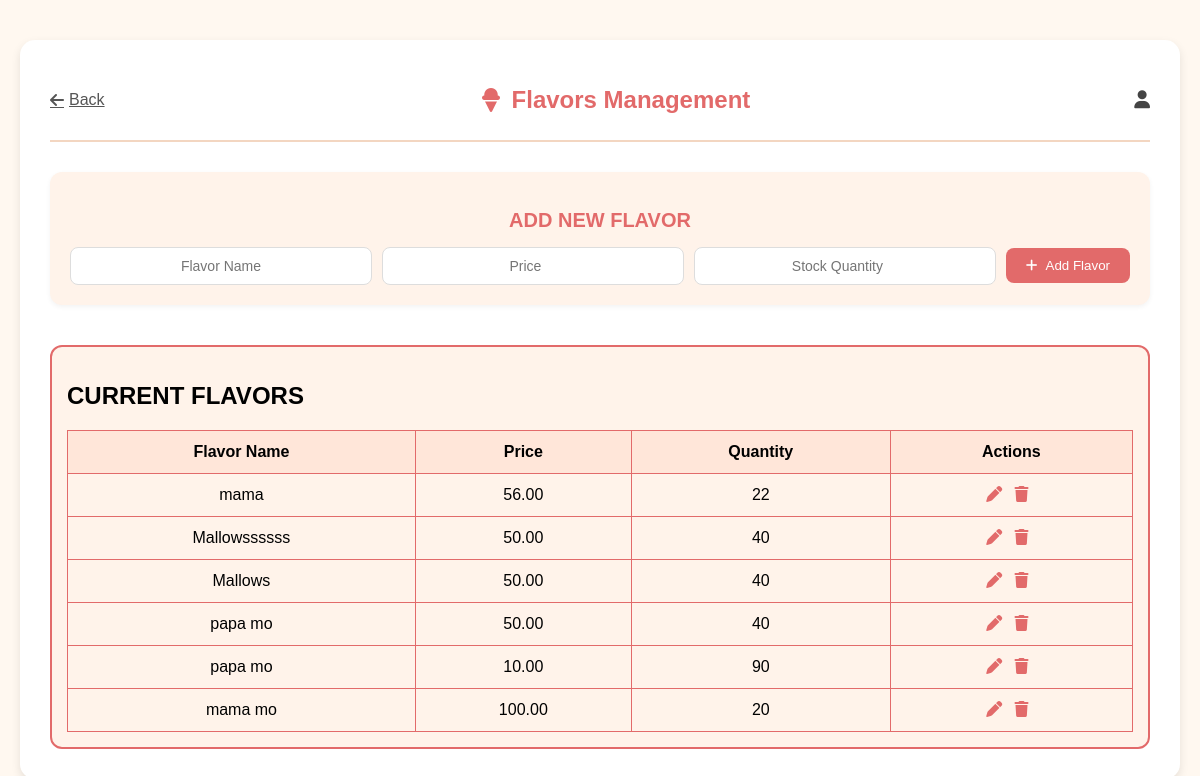
The app's page /flavors/ with its own data.
### dashboard/models.py (models this page shows, shortened)
class Flavor(models.Model):
    name = models.CharField(max_length=100)
    price = models.DecimalField(max_digits=6, decimal_places=2)
    quantity = models.PositiveIntegerField(default=0)  # if you want quantity
    is_available = models.BooleanField(default=True)   # add this
    created_at = models.DateTimeField(auto_now_add=True)  # add this

### dashboard/views.py (the view, shortened to what this page needs)
# urls.py: path('flavors/', views.flavors, name='flavors'),  # add / list
def flavors(request):
    flavors = Flavor.objects.all()
    flavor_to_edit = None
    edit_id = request.GET.get('edit')
    if edit_id:
        flavor_to_edit = get_object_or_404(Flavor, id=edit_id)
    return render(request, "dashboard/flavors.html", {
        "flavors": flavors,
        "flavor_to_edit": flavor_to_edit
    })

### dashboard/templates/dashboard/flavors.html (shortened to what this page needs)
{% load static %}
<!DOCTYPE html>
<html lang="en">
<head>
    <link rel="stylesheet" href="{% static 'css/flavors.css' %}">
    <link rel="stylesheet" href="https://cdnjs.cloudflare.com/ajax/libs/font-awesome/6.5.0/css/all.min.css">
</head>
<body>
    <div class="container">
        <header class="header">
            <a href="{% url 'home' %}" class="back-btn">
                <i class="fa-solid fa-arrow-left"></i> Back
            </a>
            <h1><i class="fa-solid fa-ice-cream"></i> Flavors Management</h1>
            <div class="admin-profile">
                <i class="fa-solid fa-user"></i>
            </div>
        </header>
        <section class="add-form">
            <h2>ADD NEW FLAVOR</h2>
            <form method="POST" action="{% url 'flavors' %}">
                <input type="text" name="name" placeholder="Flavor Name" required>
                <input type="number" name="price" placeholder="Price" step="0.01" required>
                <input type="number" name="quantity" placeholder="Stock Quantity" min="0" required>
                <button type="submit" class="add-btn"><i class="fa-solid fa-plus"></i> Add Flavor</button>
            </form>
        </section>
        <section class="flavor-list">
            <h2>CURRENT FLAVORS</h2>
            <table>
                <thead>
                    <tr>
                        <th>Flavor Name</th>
                        <th>Price</th>
                        <th>Quantity</th>
                        <th>Actions</th>
                    </tr>
                </thead>
                <tbody>
                    {% for flavor in flavors %}
                        <tr>
                            {% if flavor_to_edit and flavor_to_edit.id == flavor.id %}
                                <form method="POST" action="{% url 'flavors' %}" class="inline-edit-form">
                                    {% csrf_token %}
                                    <td>
                                        <input type="text" name="name" value="{{ flavor.name }}">
                                    </td>
                                    <td>
                                        <input type="number" name="price" value="{{ flavor.price }}" step="0.01">
                                    </td>
                                    <td>
                                        <input type="number" name="quantity" value="{{ flavor.quantity }}">
                                    </td>
                                    <td class="actions">
                                        <button type="submit" name="action" value="update_flavor">Save</button>
                                        <a href="{% url 'flavors' %}" class="cancel-btn">Cancel</a>
                                        <input type="hidden" name="flavor_id" value="{{ flavor.id }}">
                                    </td>
                                </form>
                            {% else %}
                                <td>{{ flavor.name }}</td>
                                <td>{{ flavor.price }}</td>
                                <td>{{ flavor.quantity }}</td>
                                <td class="actions">
                                    <a href="{% url 'flavors' %}?edit={{ flavor.id }}" title="Edit"><i class="fa-solid fa-pen"></i></a>
                                    <a href="{% url 'delete_flavor' flavor.id %}" onclick="return confirm('Are you sure you want to delete {{ flavor.name }}?')" title="Delete"><i class="fa-solid fa-trash"></i></a>
                                </td>
                            {% endif %}
                        </tr>
                    {% empty %}
                        <tr>
                            <td colspan="4" class="no-flavors">No flavors found.</td>
                        </tr>
                    {% endfor %}
                </tbody>
            </table>
        </section>
    </div>
</body>
</html>

### dashboard/static/css/flavors.css (style rules this page uses)
body { font-family: 'Poppins', sans-serif; background-color: #fff8f0; margin: 0; padding: 0; }
.container { max-width: 1100px; margin: 40px auto; background: #fff; border-radius: 15px; box-shadow: 0 4px 10px rgba(0,0,0,0.1); padding: 30px; }
.header { display: flex; justify-content: space-between; align-items: center; border-bottom: 2px solid #f3d6c1; padding-bottom: 10px; margin-bottom: 20px; flex-wrap: wrap; gap: 10px; }
.header h1 { font-size: 24px; color: #e26a6a; display: flex; align-items: center; gap: 10px; }
.back-btn { background: none; border: none; color: #555; cursor: pointer; font-size: 16px; display: flex; align-items: center; gap: 5px; }
.back-btn i { font-size: 16px; }
.admin-profile { display: flex; align-items: center; gap: 8px; color: #444; }
.admin-profile i { font-size: 18px; }
.add-form { margin-top: 30px; padding: 20px; background: #fff3ea; border-radius: 12px; box-shadow: 0 2px 5px rgba(0,0,0,0.05); }
.add-form h2 { margin-bottom: 15px; color: #e26a6a; font-size: 20px; text-align: center; }
.add-form form { display: flex; flex-wrap: wrap; gap: 10px; justify-content: center; align-items: center; }
.add-form input { flex: 1 1 200px; padding: 10px 12px; border: 1px solid #ddd; border-radius: 8px; font-size: 14px; text-align: center; }
.add-btn { background-color: #e26a6a; color: white; border: none; padding: 10px 20px; border-radius: 8px; cursor: pointer; transition: 0.2s; display: flex; align-items: center; gap: 8px; }
.flavor-list { margin-top: 40px; overflow-x: auto; border: 2px solid #e26a6a; border-radius: 12px; padding: 15px; background-color: #fff3ea; }
.flavor-list table { width: 100%; border-collapse: collapse; margin-top: 15px; min-width: 600px; text-align: center; }
.flavor-list th, .flavor-list td { padding: 12px 15px; border: 1px solid #e26a6a; vertical-align: middle; }
.flavor-list th { background-color: #ffe6d9; font-weight: 600; }
.actions a, .actions button { margin-right: 8px; color: #e26a6a; text-decoration: none; font-size: 16px; border: none; background: none; cursor: pointer; }

### records on screen
Flavor: name "mama", price "56.00", quantity "22"
Flavor: name "Mallowssssss", price "50.00", quantity "40"
Flavor: name "Mallows", price "50.00", quantity "40"
Flavor: name "papa mo", price "50.00", quantity "40"
Flavor: name "papa mo", price "10.00", quantity "90"
Flavor: name "mama mo", price "100.00", quantity "20"
